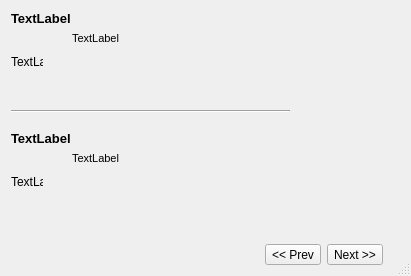
<?xml version="1.0" encoding="UTF-8"?>
<ui version="4.0">
 <class>SSLDialog</class>
 <widget class="QDialog" name="SSLDialog">
  <property name="geometry">
   <rect>
    <x>0</x>
    <y>0</y>
    <width>411</width>
    <height>276</height>
   </rect>
  </property>
  <property name="windowTitle">
   <string>Dialog</string>
  </property>
  <property name="sizeGripEnabled">
   <bool>true</bool>
  </property>
  <layout class="QGridLayout" name="gridLayout_3">
   <item row="0" column="0" colspan="4">
    <layout class="QGridLayout" name="gridLayout">
     <item row="0" column="0">
      <widget class="QLabel" name="ErrorTitle1">
       <property name="font">
        <font>
         <weight>75</weight>
         <bold>true</bold>
        </font>
       </property>
       <property name="text">
        <string>&lt;!DOCTYPE HTML PUBLIC &quot;-//W3C//DTD HTML 4.0//EN&quot; &quot;http://www.w3.org/TR/REC-html40/strict.dtd&quot;&gt;
&lt;html&gt;&lt;head&gt;&lt;meta name=&quot;qrichtext&quot; content=&quot;1&quot; /&gt;&lt;style type=&quot;text/css&quot;&gt;
p, li { white-space: pre-wrap; }
&lt;/style&gt;&lt;/head&gt;&lt;body style=&quot; font-family:'DejaVu Sans'; font-size:10pt; font-weight:400; font-style:normal;&quot;&gt;
&lt;p style=&quot; margin-top:0px; margin-bottom:0px; margin-left:0px; margin-right:0px; -qt-block-indent:0; text-indent:0px;&quot;&gt;&lt;span style=&quot; font-weight:600;&quot;&gt;TextLabel&lt;/span&gt;&lt;/p&gt;&lt;/body&gt;&lt;/html&gt;</string>
       </property>
      </widget>
     </item>
     <item row="1" column="0">
      <layout class="QHBoxLayout" name="horizontalLayout_2">
       <item>
        <widget class="QLabel" name="ErrorImage1">
         <property name="maximumSize">
          <size>
           <width>32</width>
           <height>32</height>
          </size>
         </property>
         <property name="text">
          <string>TextLabel</string>
         </property>
        </widget>
       </item>
       <item>
        <spacer name="horizontalSpacer">
         <property name="orientation">
          <enum>Qt::Horizontal</enum>
         </property>
         <property name="sizeHint" stdset="0">
          <size>
           <width>13</width>
           <height>17</height>
          </size>
         </property>
        </spacer>
       </item>
       <item>
        <widget class="QLabel" name="ErrorText1">
         <property name="minimumSize">
          <size>
           <width>311</width>
           <height>61</height>
          </size>
         </property>
         <property name="font">
          <font>
           <pointsize>8</pointsize>
          </font>
         </property>
         <property name="layoutDirection">
          <enum>Qt::LeftToRight</enum>
         </property>
         <property name="text">
          <string>TextLabel</string>
         </property>
         <property name="scaledContents">
          <bool>true</bool>
         </property>
         <property name="alignment">
          <set>Qt::AlignLeading|Qt::AlignLeft|Qt::AlignTop</set>
         </property>
         <property name="wordWrap">
          <bool>true</bool>
         </property>
         <property name="indent">
          <number>0</number>
         </property>
        </widget>
       </item>
      </layout>
     </item>
    </layout>
   </item>
   <item row="0" column="4">
    <spacer name="horizontalSpacer_5">
     <property name="orientation">
      <enum>Qt::Horizontal</enum>
     </property>
     <property name="sizeHint" stdset="0">
      <size>
       <width>15</width>
       <height>20</height>
      </size>
     </property>
    </spacer>
   </item>
   <item row="1" column="0" colspan="2">
    <widget class="Line" name="line">
     <property name="orientation">
      <enum>Qt::Horizontal</enum>
     </property>
    </widget>
   </item>
   <item row="1" column="2">
    <spacer name="verticalSpacer_2">
     <property name="orientation">
      <enum>Qt::Vertical</enum>
     </property>
     <property name="sizeHint" stdset="0">
      <size>
       <width>20</width>
       <height>24</height>
      </size>
     </property>
    </spacer>
   </item>
   <item row="2" column="0" colspan="4">
    <layout class="QGridLayout" name="gridLayout_2">
     <item row="0" column="0">
      <widget class="QLabel" name="ErrorTitle2">
       <property name="font">
        <font>
         <weight>75</weight>
         <bold>true</bold>
        </font>
       </property>
       <property name="text">
        <string>&lt;!DOCTYPE HTML PUBLIC &quot;-//W3C//DTD HTML 4.0//EN&quot; &quot;http://www.w3.org/TR/REC-html40/strict.dtd&quot;&gt;
&lt;html&gt;&lt;head&gt;&lt;meta name=&quot;qrichtext&quot; content=&quot;1&quot; /&gt;&lt;style type=&quot;text/css&quot;&gt;
p, li { white-space: pre-wrap; }
&lt;/style&gt;&lt;/head&gt;&lt;body style=&quot; font-family:'DejaVu Sans'; font-size:10pt; font-weight:400; font-style:normal;&quot;&gt;
&lt;p style=&quot; margin-top:0px; margin-bottom:0px; margin-left:0px; margin-right:0px; -qt-block-indent:0; text-indent:0px;&quot;&gt;&lt;span style=&quot; font-weight:600;&quot;&gt;TextLabel&lt;/span&gt;&lt;/p&gt;&lt;/body&gt;&lt;/html&gt;</string>
       </property>
      </widget>
     </item>
     <item row="1" column="0">
      <layout class="QHBoxLayout" name="horizontalLayout_3">
       <item>
        <widget class="QLabel" name="ErrorImage2">
         <property name="maximumSize">
          <size>
           <width>32</width>
           <height>32</height>
          </size>
         </property>
         <property name="text">
          <string>TextLabel</string>
         </property>
        </widget>
       </item>
       <item>
        <spacer name="horizontalSpacer">
         <property name="orientation">
          <enum>Qt::Horizontal</enum>
         </property>
         <property name="sizeHint" stdset="0">
          <size>
           <width>13</width>
           <height>17</height>
          </size>
         </property>
        </spacer>
       </item>
       <item>
        <widget class="QLabel" name="ErrorText2">
         <property name="minimumSize">
          <size>
           <width>311</width>
           <height>61</height>
          </size>
         </property>
         <property name="font">
          <font>
           <pointsize>8</pointsize>
          </font>
         </property>
         <property name="text">
          <string>TextLabel</string>
         </property>
         <property name="scaledContents">
          <bool>true</bool>
         </property>
         <property name="alignment">
          <set>Qt::AlignLeading|Qt::AlignLeft|Qt::AlignTop</set>
         </property>
         <property name="wordWrap">
          <bool>true</bool>
         </property>
         <property name="indent">
          <number>0</number>
         </property>
        </widget>
       </item>
      </layout>
     </item>
    </layout>
   </item>
   <item row="2" column="4">
    <spacer name="horizontalSpacer_4">
     <property name="orientation">
      <enum>Qt::Horizontal</enum>
     </property>
     <property name="sizeHint" stdset="0">
      <size>
       <width>15</width>
       <height>20</height>
      </size>
     </property>
    </spacer>
   </item>
   <item row="3" column="1">
    <spacer name="verticalSpacer">
     <property name="orientation">
      <enum>Qt::Vertical</enum>
     </property>
     <property name="sizeHint" stdset="0">
      <size>
       <width>20</width>
       <height>24</height>
      </size>
     </property>
    </spacer>
   </item>
   <item row="4" column="0">
    <spacer name="horizontalSpacer_2">
     <property name="orientation">
      <enum>Qt::Horizontal</enum>
     </property>
     <property name="sizeHint" stdset="0">
      <size>
       <width>240</width>
       <height>20</height>
      </size>
     </property>
    </spacer>
   </item>
   <item row="4" column="1" colspan="2">
    <widget class="QToolButton" name="PrevButton">
     <property name="text">
      <string>&lt;&lt; Prev</string>
     </property>
    </widget>
   </item>
   <item row="4" column="3">
    <widget class="QToolButton" name="NextButton">
     <property name="text">
      <string>Next &gt;&gt;</string>
     </property>
    </widget>
   </item>
   <item row="4" column="4">
    <spacer name="horizontalSpacer_3">
     <property name="orientation">
      <enum>Qt::Horizontal</enum>
     </property>
     <property name="sizeHint" stdset="0">
      <size>
       <width>15</width>
       <height>20</height>
      </size>
     </property>
    </spacer>
   </item>
  </layout>
 </widget>
 <resources/>
 <connections/>
</ui>
